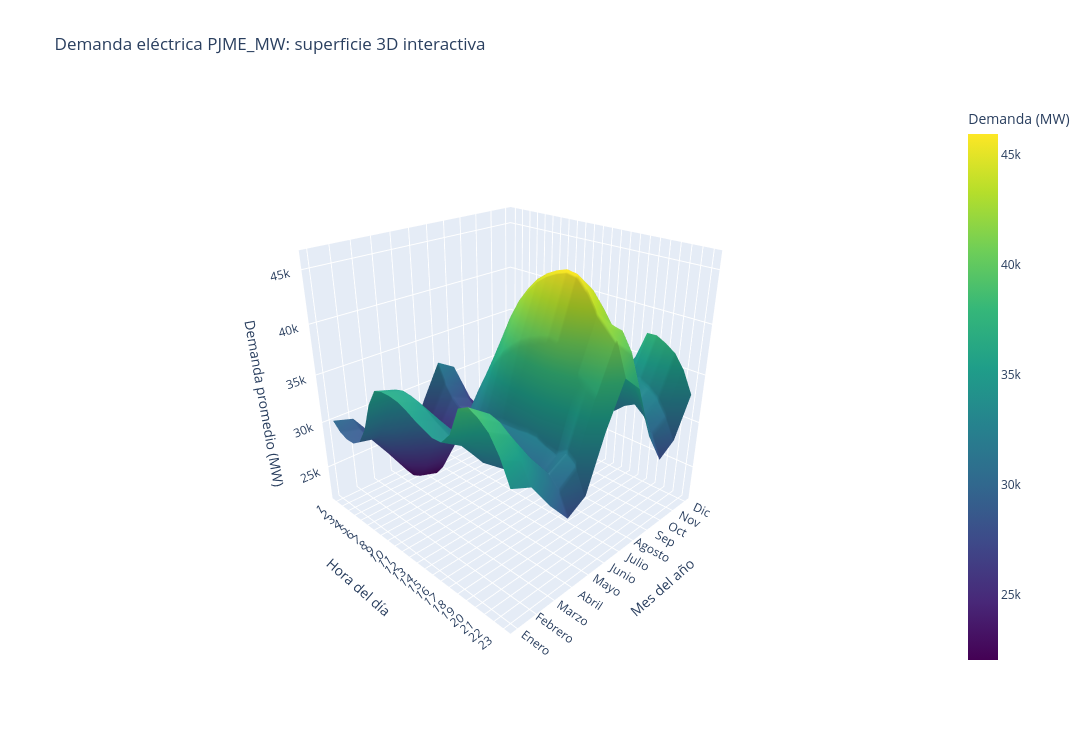

The notebook cell this image was saved under:
### Code cell
import numpy as np
import pandas as pd
import plotly.graph_objects as go

# 1. Calcular la demanda promedio para cada mes y hora
demanda_3d = data.pivot_table(
    values="PJME_MW",
    index=data.Month,
    columns=data.Hour,
    aggfunc="mean"
)

# Garantizar que estén presentes los 12 meses y las 24 horas
demanda_3d = demanda_3d.reindex(
    index=range(1, 13),
    columns=range(1,24)
)

# 2. Crear las coordenadas
horas = np.arange(1,24)
meses = np.arange(1, 13)

X, Y = np.meshgrid(horas, meses)
Z = demanda_3d.to_numpy(dtype=float)

nombres_meses = [
    "Enero", "Febrero", "Marzo", "Abril",
    "Mayo", "Junio", "Julio", "Agosto",
    "Sep", "Oct", "Nov", "Dic"
]

# 3. Crear la superficie interactiva
fig = go.Figure(
    data=[
        go.Surface(
            x=X,
            y=Y,
            z=Z,
            colorscale="Viridis",
            colorbar=dict(title="Demanda (MW)"),
            connectgaps=False,
            hovertemplate=(
                "Hora: %{x}:00<br>"
                "Mes: %{y}<br>"
                "Demanda: %{z:.2f} MW"
                "<extra></extra>"
            )
        )
    ]
)

# 4. Configurar la gráfica
fig.update_layout(
    title="Demanda eléctrica PJME_MW: superficie 3D interactiva",
    scene=dict(
        xaxis_title="Hora del día",
        yaxis_title="Mes del año",
        zaxis_title="Demanda promedio (MW)",
        xaxis=dict(dtick=1),
        yaxis=dict(
            tickmode="array",
            tickvals=list(range(1, 13)),
            ticktext=nombres_meses
        ),
        camera=dict(
            eye=dict(x=1.6, y=-1.6, z=1.1)
        )
    ),
    width=1100,
    height=750
)

# 5. Mostrar la gráfica
fig.show()

### Figure 1 — Plotly figure (JSON) as saved in the notebook; plotly's stock layout.template omitted (floating-point values rounded to 4 significant figures; data arrays with more than 128 entries replaced by an {"elided": "..."} marker saying what was removed)
{"data": [{"colorbar": {"title": {"text": "Demanda (MW)"}}, "colorscale": [[0, "#440154"], [0.1111, "#482878"], [0.2222, "#3e4989"], [0.3333, "#31688e"], [0.4444, "#26828e"], [0.5556, "#1f9e89"], [0.6667, "#35b779"], [0.7778, "#6ece58"], [0.8889, "#b5de2b"], [1, "#fde725"]], "connectgaps": false, "hovertemplate": "Hora: %{x}:00<br>Mes: %{y}<br>Demanda: %{z:.2f} MW<extra></extra>", "type": "surface", "x": {"elided": "12x23 int values"}, "y": {"elided": "12x23 int values"}, "z": {"elided": "12x23 float values"}}], "layout": {"height": 750, "scene": {"camera": {"eye": {"x": 1.6, "y": -1.6, "z": 1.1}}, "xaxis": {"dtick": 1, "title": {"text": "Hora del día"}}, "yaxis": {"tickmode": "array", "ticktext": ["Enero", "Febrero", "Marzo", "Abril", "Mayo", "Junio", "Julio", "Agosto", "Sep", "Oct", "Nov", "Dic"], "tickvals": [1, 2, 3, 4, 5, 6, 7, 8, 9, 10, 11, 12], "title": {"text": "Mes del año"}}, "zaxis": {"title": {"text": "Demanda promedio (MW)"}}}, "title": {"text": "Demanda eléctrica PJME_MW: superficie 3D interactiva"}, "width": 1100}}
